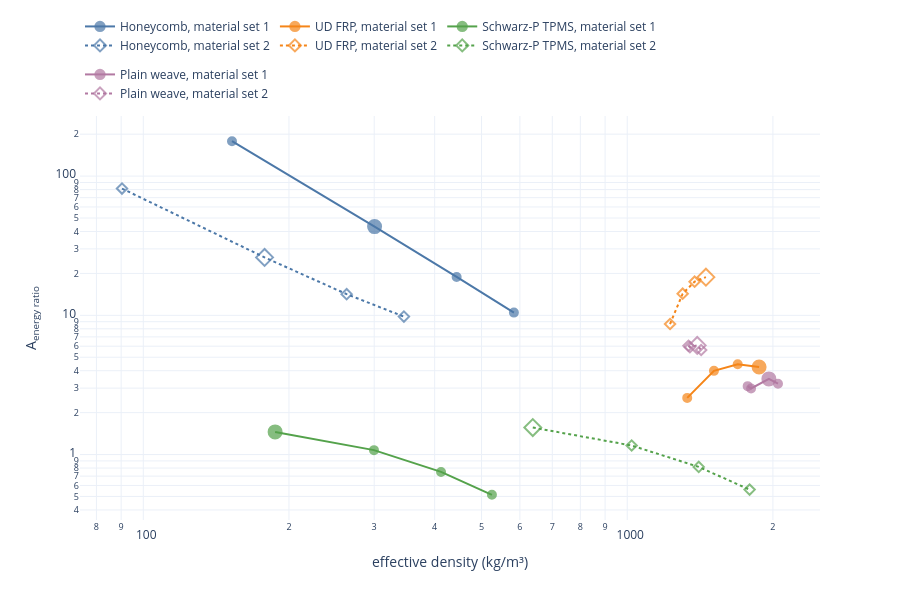

Notebook code cell kept with this figure:
### Code cell
#| label: cell-measure-density

MODEL_COLORS = dict(zip(MODELS, ["#4C78A8", "#F58518", "#54A24B", "#B279A2"]))
SYMBOLS = {"set1": "circle", "set2": "diamond-open"}
fig = go.Figure()
for builder, label in MODELS.items():
    for material in ("set1", "set2"):
        rows = summary[(summary.builder == builder) & (summary.material == material)].sort_values("density")
        fig.add_scatter(
            x=rows.density, y=rows.A_energy_ratio, mode="lines+markers",
            name=f"{label}, material set {material[-1]}", legendgroup=builder,
            line=dict(color=MODEL_COLORS[builder], dash="solid" if material == "set1" else "dot"),
            marker=dict(symbol=SYMBOLS[material], size=np.where(rows.baseline == 1, 13, 8),
                        line=dict(width=2, color=MODEL_COLORS[builder])),
            customdata=rows[["case"]], hovertemplate="%{customdata[0]}<br>ρ = %{x:.0f} kg/m³<br>A = %{y:.3g}<extra></extra>")
fig.update_layout(xaxis=dict(type="log", title="effective density (kg/m³)"),
                  yaxis=dict(type="log", title="A<sub>energy ratio</sub>"),
                  legend=dict(orientation="h", yanchor="bottom", y=1.02, xanchor="left", x=0),
                  template="plotly_white", height=600, margin=dict(t=20))
fig.show()

### Figure 1 — Plotly figure (JSON) as saved in the notebook; plotly's stock layout.template omitted (floating-point values rounded to 4 significant figures)
{"data": [{"customdata": [["honeycomb_set1_0p05"], ["honeycomb_set1_0p10"], ["honeycomb_set1_0p15"], ["honeycomb_set1_0p20"]], "hovertemplate": "%{customdata[0]}<br>ρ = %{x:.0f} kg/m³<br>A = %{y:.3g}<extra></extra>", "legendgroup": "abaqus_honeycomb", "line": {"color": "#4C78A8", "dash": "solid"}, "marker": {"line": {"color": "#4C78A8", "width": 2}, "size": [8, 13, 8, 8], "symbol": "circle"}, "mode": "lines+markers", "name": "Honeycomb, material set 1", "type": "scatter", "x": [152.5, 300.5, 444.1, 583.2], "y": [178.1, 43.37, 18.87, 10.46]}, {"customdata": [["honeycomb_set2_0p05"], ["honeycomb_set2_0p10"], ["honeycomb_set2_0p15"], ["honeycomb_set2_0p20"]], "hovertemplate": "%{customdata[0]}<br>ρ = %{x:.0f} kg/m³<br>A = %{y:.3g}<extra></extra>", "legendgroup": "abaqus_honeycomb", "line": {"color": "#4C78A8", "dash": "dot"}, "marker": {"line": {"color": "#4C78A8", "width": 2}, "size": [8, 13, 8, 8], "symbol": "diamond-open"}, "mode": "lines+markers", "name": "Honeycomb, material set 2", "type": "scatter", "x": [90.36, 178.1, 263.1, 345.6], "y": [81.4, 26.06, 14.19, 9.789]}, {"customdata": [["udfrp_set1_4"], ["udfrp_set1_8"], ["udfrp_set1_12"], ["udfrp_set1_16"]], "hovertemplate": "%{customdata[0]}<br>ρ = %{x:.0f} kg/m³<br>A = %{y:.3g}<extra></extra>", "legendgroup": "gmshmodel_udfrp", "line": {"color": "#F58518", "dash": "solid"}, "marker": {"line": {"color": "#F58518", "width": 2}, "size": [8, 8, 8, 13], "symbol": "circle"}, "mode": "lines+markers", "name": "UD FRP, material set 1", "type": "scatter", "x": [1330.0, 1511.0, 1692.0, 1873.0], "y": [2.553, 3.992, 4.454, 4.256]}, {"customdata": [["udfrp_set2_4"], ["udfrp_set2_8"], ["udfrp_set2_12"], ["udfrp_set2_16"]], "hovertemplate": "%{customdata[0]}<br>ρ = %{x:.0f} kg/m³<br>A = %{y:.3g}<extra></extra>", "legendgroup": "gmshmodel_udfrp", "line": {"color": "#F58518", "dash": "dot"}, "marker": {"line": {"color": "#F58518", "width": 2}, "size": [8, 8, 8, 13], "symbol": "diamond-open"}, "mode": "lines+markers", "name": "UD FRP, material set 2", "type": "scatter", "x": [1226.0, 1302.0, 1378.0, 1454.0], "y": [8.662, 14.3, 17.45, 18.8]}, {"customdata": [["tpms_set1_0p5"], ["tpms_set1_0p8"], ["tpms_set1_1p1"], ["tpms_set1_1p4"]], "hovertemplate": "%{customdata[0]}<br>ρ = %{x:.0f} kg/m³<br>A = %{y:.3g}<extra></extra>", "legendgroup": "microgen_tpms", "line": {"color": "#54A24B", "dash": "solid"}, "marker": {"line": {"color": "#54A24B", "width": 2}, "size": [13, 8, 8, 8], "symbol": "circle"}, "mode": "lines+markers", "name": "Schwarz-P TPMS, material set 1", "type": "scatter", "x": [187.2, 299.7, 412.4, 525.3], "y": [1.454, 1.076, 0.7503, 0.5139]}, {"customdata": [["tpms_set2_0p5"], ["tpms_set2_0p8"], ["tpms_set2_1p1"], ["tpms_set2_1p4"]], "hovertemplate": "%{customdata[0]}<br>ρ = %{x:.0f} kg/m³<br>A = %{y:.3g}<extra></extra>", "legendgroup": "microgen_tpms", "line": {"color": "#54A24B", "dash": "dot"}, "marker": {"line": {"color": "#54A24B", "width": 2}, "size": [13, 8, 8, 8], "symbol": "diamond-open"}, "mode": "lines+markers", "name": "Schwarz-P TPMS, material set 2", "type": "scatter", "x": [638.0, 1021.0, 1405.0, 1790.0], "y": [1.563, 1.161, 0.8151, 0.5598]}, {"customdata": [["weave_set1_1p4"], ["weave_set1_1p2"], ["weave_set1_1p0"], ["weave_set1_0p85"]], "hovertemplate": "%{customdata[0]}<br>ρ = %{x:.0f} kg/m³<br>A = %{y:.3g}<extra></extra>", "legendgroup": "texgen_weave", "line": {"color": "#B279A2", "dash": "solid"}, "marker": {"line": {"color": "#B279A2", "width": 2}, "size": [8, 8, 13, 8], "symbol": "circle"}, "mode": "lines+markers", "name": "Plain weave, material set 1", "type": "scatter", "x": [1774.0, 1802.0, 1962.0, 2049.0], "y": [3.099, 2.981, 3.495, 3.228]}, {"customdata": [["weave_set2_1p4"], ["weave_set2_1p2"], ["weave_set2_1p0"], ["weave_set2_0p85"]], "hovertemplate": "%{customdata[0]}<br>ρ = %{x:.0f} kg/m³<br>A = %{y:.3g}<extra></extra>", "legendgroup": "texgen_weave", "line": {"color": "#B279A2", "dash": "dot"}, "marker": {"line": {"color": "#B279A2", "width": 2}, "size": [8, 8, 13, 8], "symbol": "diamond-open"}, "mode": "lines+markers", "name": "Plain weave, material set 2", "type": "scatter", "x": [1338.0, 1347.0, 1395.0, 1422.0], "y": [6.046, 5.901, 6.083, 5.634]}], "layout": {"height": 600, "legend": {"orientation": "h", "x": 0, "xanchor": "left", "y": 1.02, "yanchor": "bottom"}, "margin": {"t": 20}, "xaxis": {"title": {"text": "effective density (kg/m³)"}, "type": "log"}, "yaxis": {"title": {"text": "A<sub>energy ratio</sub>"}, "type": "log"}}}
